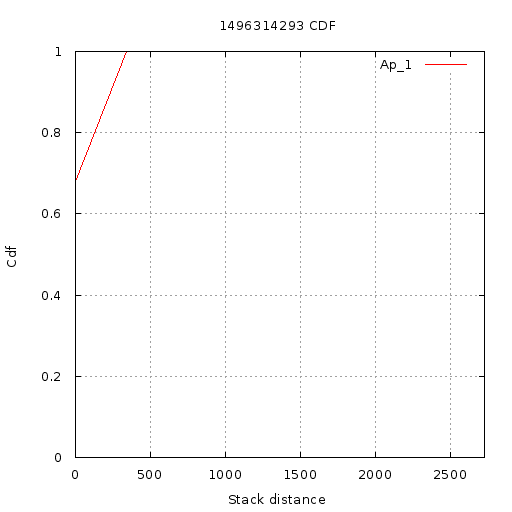

Reproduce this figure in gnuplot.
set terminal  png size 512,512 font 'Verdana, 10'
set title "1496314293 CDF"
set output '//home//cat//Documents//CACHE//Results//PlotData//Shared//1496314293//CDF//3//cdf.png'
set ylabel "Cdf"
set yrange [0:1]
set xlabel "Stack distance"
set xrange [1.000000:2725.000000]
set grid xtics ytics
plot '//home//cat//Documents//CACHE//Results//PlotData//Shared//1496314293//CDF//3//App_1.txt' using 1:2 with lines title 'Ap_1'
set terminal  png size 512,512 font 'Verdana, 10'
set title "1496314293 CDF"
set output '//home//cat//Documents//CACHE//Results//PlotData//Shared//1496314293//CDF//3//cdf.png'
set ylabel "Cdf"
set yrange [0:1]
set xlabel "Stack distance"
set xrange [1.000000:2725.000000]
set grid xtics ytics
plot '//home//cat//Documents//CACHE//Results//PlotData//Shared//1496314293//CDF//3//App_1.txt' using 1:2 with lines title 'Ap_1'
set terminal  png size 512,512 font 'Verdana, 10'
set title "1496314293 CDF"
set output '//home//cat//Documents//CACHE//Results//PlotData//Shared//1496314293//CDF//3//cdf.png'
set ylabel "Cdf"
set yrange [0:1]
set xlabel "Stack distance"
set xrange [1.000000:2725.000000]
set grid xtics ytics
plot '//home//cat//Documents//CACHE//Results//PlotData//Shared//1496314293//CDF//3//App_1.txt' using 1:2 with lines title 'Ap_1'
set terminal  png size 512,512 font 'Verdana, 10'
set title "1496314293 CDF"
set output '//home//cat//Documents//CACHE//Results//PlotData//Shared//1496314293//CDF//3//cdf.png'
set ylabel "Cdf"
set yrange [0:1]
set xlabel "Stack distance"
set xrange [1.000000:2725.000000]
set grid xtics ytics
plot '//home//cat//Documents//CACHE//Results//PlotData//Shared//1496314293//CDF//3//App_1.txt' using 1:2 with lines title 'Ap_1'
